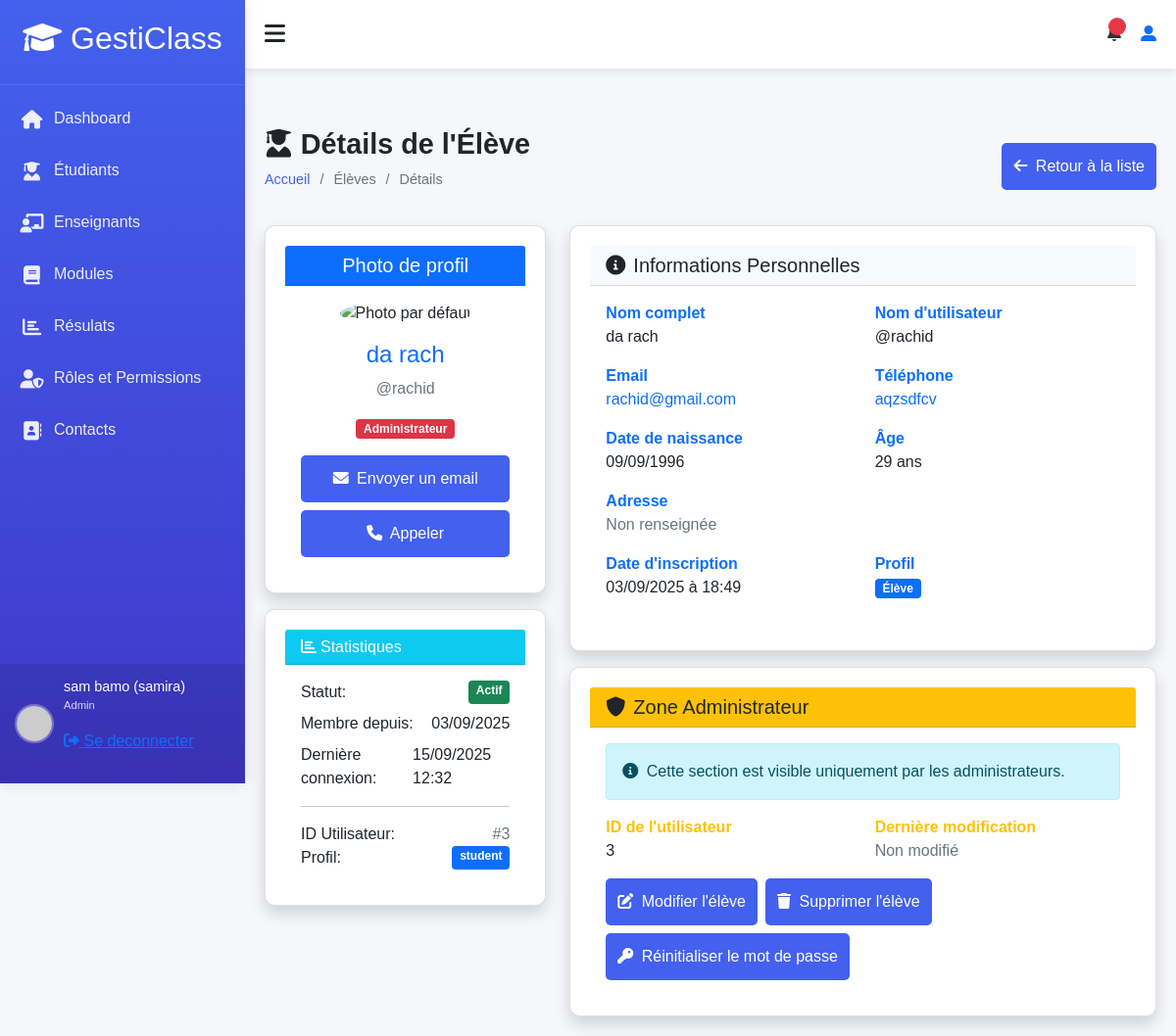
Page /accounts/students/3/detail/ (signed in) on the earlier database version.
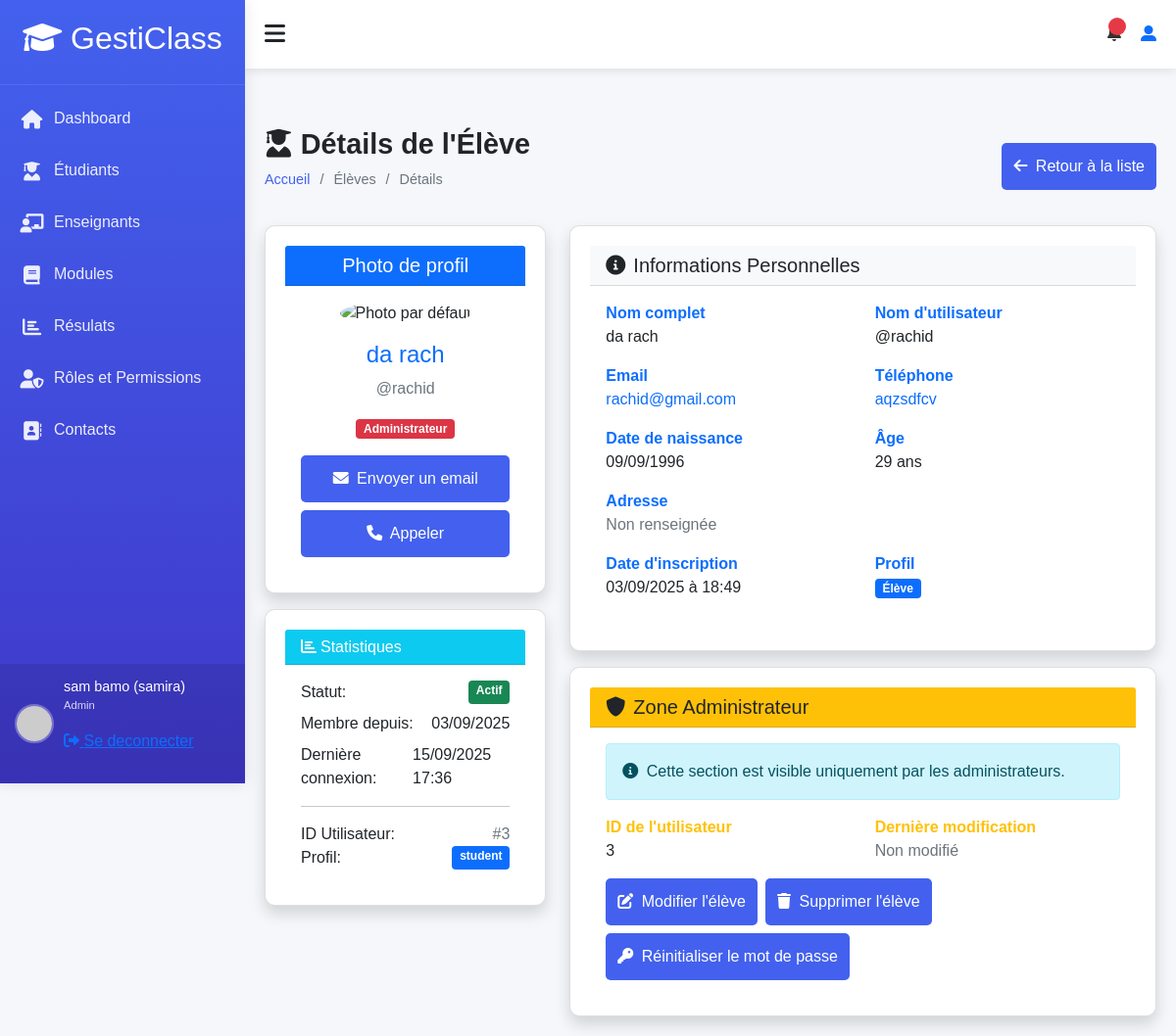
Same page on the later database version.
### accounts/models.py (models this page shows, shortened)
class User(AbstractUser):
    ROLE_CHOICES = (
        ('admin', 'Administrateur'),
        ('teacher', 'Enseignant'),
        ('student', 'Élève'),
    )
    profil = models.CharField(max_length=10, choices=ROLE_CHOICES, default='student')
    phone = models.CharField(max_length=20, blank=True)
    birth_date = models.DateField(null=True, blank=True)
    photo = models.ImageField(upload_to='users/', null=True, blank=True)
    specialty = models.CharField(max_length=100, null=True, blank=True)
    hire_date = models.DateField(null=True, blank=True)
    address = models.TextField(blank=True)
    is_student = models.BooleanField(default=False)
    is_teacher = models.BooleanField(default=False)
    phone_number = models.CharField(max_length=15, blank=True)
    date_of_birth = models.DateField(null=True, blank=True)
    def __str__(self):
        return f"{self.first_name} {self.last_name} ({self.username})"
    def is_teacher(self):
        return self.profil == 'teacher'
    def is_student(self):
        return self.profil == 'student'
    class Meta:
        permissions = [
        ("peut_acceder_module", "Peut acceder au module"),
        ("peut_acceder_aux_eleve", "Peut acceder aux eleves"),
        ("peut_acceder_aux_enseignants", "peut acceder aux enseigants"),
        ("peut_acceder_aux_roles", "peut acceder aux roles"),
        ("peut_acceder_au_student_dashboard", "Peut accéder au tableau de bord étudiant"),
        ("peut_acceder_au_teacher_dashboard", "Peut accéder au tableau de bord enseignant"),
        ("peut_acceder_au_admin_dashboard", "Peut accéder au tableau de bord administrateur"),
        ("can_view_student_list", "Peut voir la liste des étudiants"),
        ("can_view_teacher_list", "Peut voir la liste des enseignants"),
        ("can_view_module_list", "Peut voir la liste des modules"),
        ("can_view_results_list", "Peut voir la liste résultats"),
        ("can_view_module_details", "Peut les details d'un module"),
        ("can_view_student_details", "Peut voir les détails d'un étudiant"),
        ("can_view_teacher_details", "Peut voir les détails d'un enseignant"),
        ("can_view_own_details", "Peut voir ses propres détails"),
        ("cans_view_results", "Peut voir les résultats"),
        ("can_view_own_results", "Peut voir ses propres résultats"),
        ("view_role", "Peut voir les rôles"),
        ("add_role", "Peut ajouter un rôle"),
        ("change_role", "Peut modifier un rôle"),
        ("delete_role", "Peut supprimer un rôle"),
        ("assign_role", "Peut assigner des rôles"),
        ("view_timetable", "Peut voir l'emploi du temps"),
        ("manage_timetable", "Peut gérer l'emploi du temps"),
        ("can_add_teacher", "Peut ajouter un enseignant"),
        ("can_add_student", "Peut ajouter un étudiant"),
        ("can_change_teacher", "Peut modifier un enseignant"),
        ("can_change_student", "Peut modifier un étudiant"),
        ("can_delete_teacher", "Peut supprimer un enseignant"),
        ("can_delete_student", "Peut supprimer un étudiant"),
        ("can_view_schoolinfo", "Peut voir les informations de l'école"),
        ("can_add_schoolinfo", "Peut ajouter les informations de l'école"),
        ("can_change_schoolinfo", "Peut modifier les informations de l'école"),
        ("can_delete_schoolinfo", "Peut supprimer les informations de l'école"),
        ]

### accounts/views.py (the view)
# urls.py: path('students/<int:student_id>/detail/', views.student_detail,
@login_required
@permission_required('accounts.can_view_student_details', raise_exception=True)
def student_detail(request, student_id):
    student = get_object_or_404(User, id=student_id, profil='student')
    context = {
        'student': student,
        'title': f'Détails de {student.get_full_name()}'
    }
    return render(request, 'students/student_detail.html', context)

### accounts/templates/students/student_detail.html (shortened to what the changed rows need)
{% extends "models/base.html" %}
{% load static %}
{% block content %}
<div class="content">
    <div class="page-title">
        <div>
            <h2><i class="fas fa-user-graduate me-2"></i>Détails de l'Élève</h2>
        </div>
    </div>
    <div class="row">
        <div class="col-md-4 mb-4">
            <div class="card shadow">
                <div class="card-body text-center">
                    {% if student.photo %}
                        <img src="{{ student.photo.url }}"
                             class="img-fluid rounded-circle mb-3"
                             alt="Photo de {{ student.get_full_name }}"
                             style="width: 200px; height: 200px; object-fit: cover;">
                    {% else %}
                        <img src="{% static 'img/default-avatar.png' %}"
                             class="img-fluid rounded-circle mb-3"
                             alt="Photo par défaut"
                             style="width: 200px; height: 200px; object-fit: cover;">
                    {% endif %}
                    <h4 class="text-primary">{{ student.get_full_name }}</h4>
                    <p class="text-muted">@{{ student.username }}</p>
                    {% if request.user.is_superuser %}
                    <div class="mb-3">
                        <span class="badge bg-danger">Administrateur</span>
                    </div>
                    {% endif %}
                    <div class="d-grid gap-2">
                        <a href="mailto:{{ student.email }}" class="btn btn-outline-primary">
                        </a>
                        {% if student.phone %}
                        <a href="tel:{{ student.phone }}" class="btn btn-outline-success">
                        </a>
                        {% endif %}
                    </div>
                </div>
            </div>
            <div class="card shadow mt-3">
                <div class="card-body">
                    <div class="d-flex justify-content-between mb-2">
                        <span>Membre depuis:</span>
                        <span>{{ student.date_joined|date:"d/m/Y" }}</span>
                    </div>
                    <div class="d-flex justify-content-between">
                        <span>Dernière connexion:</span>
                        <span>
                            {% if student.last_login %}
                                {{ student.last_login|date:"d/m/Y H:i" }}
                            {% else %}
                                Jamais connecté
                            {% endif %}
                        </span>
                    </div>
                    {% if request.user.is_superuser %}
                    <hr>
                    <div class="d-flex justify-content-between">
                        <span>ID Utilisateur:</span>
                        <span class="text-muted">#{{ student.id }}</span>
                    </div>
                    <div class="d-flex justify-content-between">
                        <span>Profil:</span>
                        <span class="badge bg-primary">{{ student.profil }}</span>
                    </div>
                    {% endif %}
                </div>
            </div>
        </div>
        <div class="col-md-8">
            <div class="card shadow">
                <div class="card-body">
                    <div class="row">
                        <div class="col-md-6">
                            <div class="info-item mb-3">
                                <label class="fw-bold text-primary">Nom complet</label>
                                <p class="mb-0">{{ student.get_full_name }}</p>
                            </div>
                        </div>
                        <div class="col-md-6">
                            <div class="info-item mb-3">
                                <label class="fw-bold text-primary">Nom d'utilisateur</label>
                                <p class="mb-0">@{{ student.username }}</p>
                            </div>
                        </div>
                    </div>
                    <div class="row">
                        <div class="col-md-6">
                            <div class="info-item mb-3">
                                <p class="mb-0">
                                    <a href="mailto:{{ student.email }}" class="text-decoration-none">
                                        {{ student.email }}
                                    </a>
                                </p>
                            </div>
                        </div>
                        <div class="col-md-6">
                            <div class="info-item mb-3">
                                <p class="mb-0">
                                    {% if student.phone %}
                                        <a href="tel:{{ student.phone }}" class="text-decoration-none">
                                            {{ student.phone }}
                                        </a>
                                    {% else %}
                                        <span class="text-muted">Non renseigné</span>
                                    {% endif %}
                                </p>
                            </div>
                        </div>
                    </div>
                    <div class="row">
                        <div class="col-md-6">
                            <div class="info-item mb-3">
                                <label class="fw-bold text-primary">Date de naissance</label>
                                <p class="mb-0">
                                    {% if student.birth_date %}
                                        {{ student.birth_date|date:"d/m/Y" }}
                                    {% else %}
                                        <span class="text-muted">Non renseignée</span>
                                    {% endif %}
                                </p>
                            </div>
                        </div>
                        <div class="col-md-6">
                            <div class="info-item mb-3">
                                <label class="fw-bold text-primary">Âge</label>
                                <p class="mb-0">
                                    {% if student.birth_date %}
                                        {{ student.birth_date|timesince }}
                                    {% else %}
                                        <span class="text-muted">Inconnu</span>
                                    {% endif %}
                                </p>
                            </div>
                        </div>
                    </div>
                    <div class="row">
                        <div class="col-md-6">
                            <div class="info-item mb-3">
                                <label class="fw-bold text-primary">Date d'inscription</label>
                                <p class="mb-0">{{ student.date_joined|date:"d/m/Y à H:i" }}</p>
                            </div>
                        </div>
                    </div>
                </div>
            </div>
            {% if request.user.is_superuser %}
            <div class="card shadow mt-3">
                <div class="card-header bg-warning text-dark">
                    <h5 class="m-0"><i class="fas fa-shield-alt me-2"></i>Zone Administrateur</h5>
                </div>
                <div class="card-body">
                    <div class="alert alert-info">
                        <i class="fas fa-info-circle me-1"></i>
                        Cette section est visible uniquement par les administrateurs.
                    </div>
                    <div class="row">
                        <div class="col-md-6">
                            <div class="info-item mb-3">
                                <label class="fw-bold text-warning">ID de l'utilisateur</label>
                                <p class="mb-0">{{ student.id }}</p>
                            </div>
                        </div>
                        <div class="col-md-6">
                            <div class="info-item mb-3">
                                <label class="fw-bold text-warning">Dernière modification</label>
                                <p class="mb-0">
                                    {% if student.updated_at %}
                                        {{ student.updated_at|date:"d/m/Y H:i" }}
                                    {% else %}
                                        <span class="text-muted">Non modifié</span>
                                    {% endif %}
                                </p>
                            </div>
                        </div>
                    </div>
                    <div class="d-flex gap-2 flex-wrap">
                        <a href="{% url 'accounts:update_student' student.id %}" class="btn btn-warning">
                            <i class="fas fa-edit me-1"></i> Modifier l'élève
                        </a>
                        <button class="btn btn-outline-danger" data-bs-toggle="modal" data-bs-target="#deleteModal">
                            <i class="fas fa-trash me-1"></i> Supprimer l'élève
                        </button>
                        <a href="#" class="btn btn-outline-info">
                            <i class="fas fa-key me-1"></i> Réinitialiser le mot de passe
                        </a>
                    </div>
                </div>
            </div>
            {% endif %}
        </div>
    </div>
</div>
{% endblock %}

Differences in the rows shown:
changed User "da rach": last_login "15/09/2025 12:32" → "15/09/2025 17:36"
